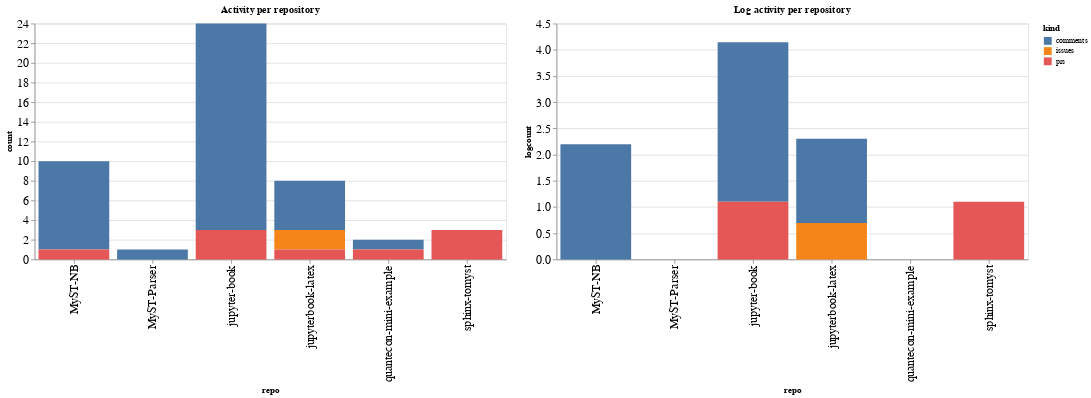

Notebook code cell kept with this figure:
### Code cell
ch1 = alt.Chart(repo_summaries, width=600, title="Activity per repository").mark_bar().encode(
    x='repo',
    y='count',
    color='kind',
    tooltip="kind"
)

ch2 = alt.Chart(repo_summaries, width=600, title="Log activity per repository").mark_bar().encode(
    x='repo',
    y='logcount',
    color='kind',
    tooltip="kind"
)

ch1 | ch2

### Figure 1 — Vega-Lite specification as saved in the notebook (floating-point values rounded to 4 significant figures)
{"config": {"axisLeft": {"labelFontSize": 15}, "axisBottom": {"labelFontSize": 15}}, "hconcat": [{"mark": "bar", "encoding": {"color": {"type": "nominal", "field": "kind"}, "tooltip": {"type": "nominal", "field": "kind"}, "x": {"type": "nominal", "field": "repo"}, "y": {"type": "quantitative", "field": "count"}}, "title": "Activity per repository", "width": 600}, {"mark": "bar", "encoding": {"color": {"type": "nominal", "field": "kind"}, "tooltip": {"type": "nominal", "field": "kind"}, "x": {"type": "nominal", "field": "repo"}, "y": {"type": "quantitative", "field": "logcount"}}, "title": "Log activity per repository", "width": 600}], "data": {"name": "data-f711c528339ecedb5227ad20d6bee624"}, "$schema": "https://vega.github.io/schema/vega-lite/v4.8.1.json", "datasets": {"data-f711c528339ecedb5227ad20d6bee624": [{"repo": "MyST-NB", "kind": "comments", "count": 9, "logcount": 2.197}, {"repo": "MyST-NB", "kind": "prs", "count": 1, "logcount": 0.0}, {"repo": "MyST-Parser", "kind": "comments", "count": 1, "logcount": 0.0}, {"repo": "jupyter-book", "kind": "comments", "count": 21, "logcount": 3.045}, {"repo": "jupyter-book", "kind": "prs", "count": 3, "logcount": 1.099}, {"repo": "jupyterbook-latex", "kind": "comments", "count": 5, "logcount": 1.609}, {"repo": "jupyterbook-latex", "kind": "issues", "count": 2, "logcount": 0.6931}, {"repo": "jupyterbook-latex", "kind": "prs", "count": 1, "logcount": 0.0}, {"repo": "quantecon-mini-example", "kind": "comments", "count": 1, "logcount": 0.0}, {"repo": "quantecon-mini-example", "kind": "prs", "count": 1, "logcount": 0.0}, {"repo": "sphinx-tomyst", "kind": "prs", "count": 3, "logcount": 1.099}]}}
